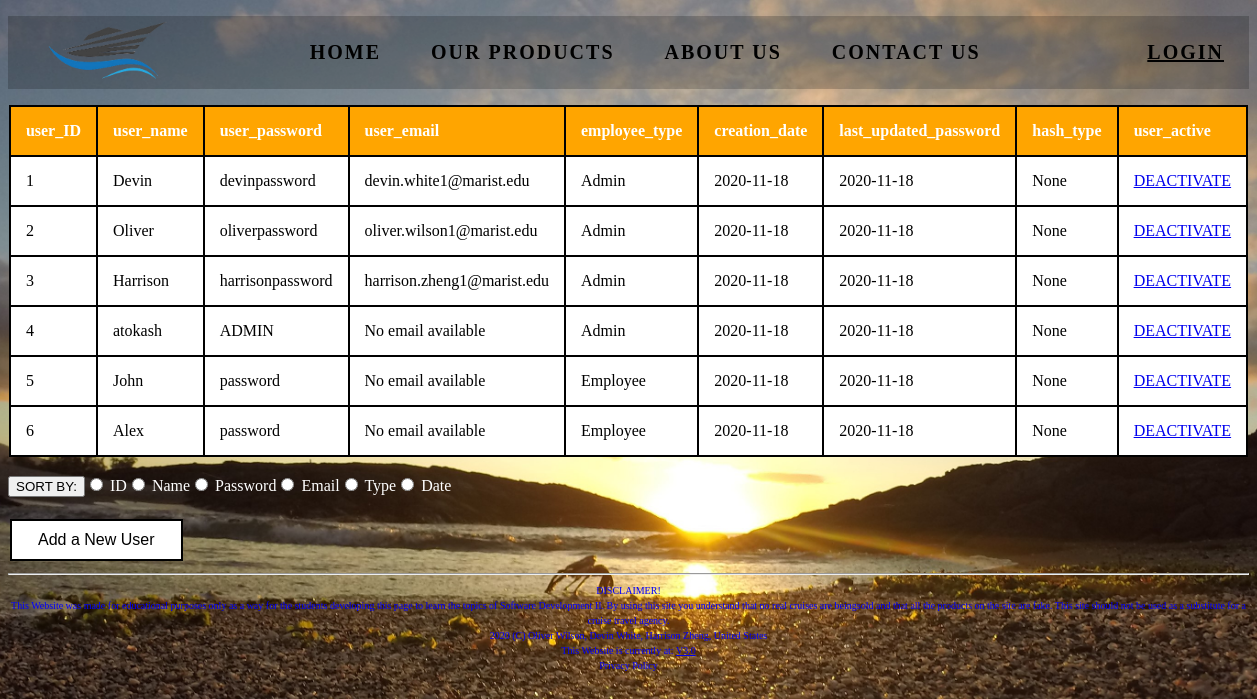
The page /HTML/AdminUserTable.php on the database its author committed.
### tables this page shows
CREATE TABLE T18_Users (
    user_ID INT PRIMARY KEY auto_increment,
    user_name VARCHAR(20) NOT NULL,
    user_password VARCHAR(50) NOT NULL,
    user_email VARCHAR(30) DEFAULT "No email available",
    employee_type ENUM ("Admin", "Employee") NOT NULL,
    creation_date DATE,
    last_updated_password DATE,
    hash_type VARCHAR(20) DEFAULT("None"),
    user_active ENUM("Y", "N") NOT NULL DEFAULT "Y"
);

### HTML/AdminUserTable.php (the view, shortened to what this page needs)
<!DOCTYPE html>
<html lang="en">
<head>
</head>
<body style="background-color: lightgray;">
<?php
	require "SCnavbar.php";
?>
<?php
	require ("connect_db.php");
?>
<?php
	echo "<table border=1>";
		echo "<tr>";
	$table="T18_Users";
	$q="EXPLAIN $table";
	$r=mysqli_query($dbc, $q);
	if (isset($_POST['sort'])) {
		$sort_type=$_POST['sort'];
	}
	else {
		$sort_type="User_ID";
	}
	if ($r) {
		while ($row=mysqli_fetch_array($r, MYSQLI_NUM)) {
			echo "<TH>" . $row[0] . "</TH>";
		}
		echo "</tr>";
	}
	else {
		echo "<p>" . mysqli_error($dbc) . "</p>";
	}
	$q="SELECT * FROM $table
			WHERE user_active='Y'
			ORDER BY $sort_type";
	$r=mysqli_query($dbc, $q);
		echo "<tr>";
	if ($r) {
		while ($row=mysqli_fetch_array($r, MYSQLI_NUM)) {
			for ($x=0; $x < 9; $x++) {
				if ($x == 8) {
					echo "<td> <a href='DeleteUserRow.php?user_ID=" . $row[0] . "'> DEACTIVATE </a> </td>";
					break;
				}
				echo "<td>" . $row[$x] . "</td>";
			}
			echo "</tr>";
		}
	}
	echo "</table>";
	echo "<form style='color: white;' action='AdminUserTable.php' method='POST'>";
		echo "<br> <input type='submit' value='SORT BY:'>";
		echo "<input type='radio' name='sort' value='User_Id'>		  	ID";
		echo "<input type='radio' name='sort' value='User_name'>			Name";
		echo "<input type='radio' name='sort' value='User_Password'>	Password";
		echo "<input type='radio' name='sort' value='User_email'>	  	Email";
		echo "<input type='radio' name='sort' value='employee_type'>	Type";
		echo "<input type='radio' name='sort' value='creation_date'>	Date";
	echo "</form>";
	echo "<br><form action='AddRowUser.php'>";
		echo "<button class='button button1' onclick=> Add a New User </button>";
	echo "</form>";
?>
<hr>
<?php
	include "SCfooter.php";
?>
<br>
</body>
</html>

### HTML/AdminUserTable.php (style rules this page uses)
body { background: url(Crab.jpg) no-repeat; background-size: cover; height: 100vh; background-position: center; }
table, td { margin-right:auto; margin-left: auto; border:2px solid black; border-collapse:collapse; padding: 15px; text-align: left; background-color: white; }
th { margin-right:auto; margin-left: auto; border:2px solid black; border-collapse:collapse; padding: 15px; text-align: left; background-color: orange; color:white; }
.button { border: none; color: white; padding: 10px 26px; text-align: center; text-decoration: none; display: inline-block; font-size: 16px; margin: 4px 2px; transition-duration: 0.4s; cursor: pointer; }
.button1 { background-color: white; color: black; border: 2px solid black; }

### rows shown on the page
t18_users: user_ID "1", user_name "Devin", user_password "devinpassword", user_email "devin.white1@marist.edu", employee_type "Admin", creation_date "2020-11-18", last_updated_password "2020-11-18", hash_type "None"
t18_users: user_ID "2", user_name "Oliver", user_password "oliverpassword", user_email "oliver.wilson1@marist.edu", employee_type "Admin", creation_date "2020-11-18", last_updated_password "2020-11-18", hash_type "None"
t18_users: user_ID "3", user_name "Harrison", user_password "harrisonpassword", user_email "harrison.zheng1@marist.edu", employee_type "Admin", creation_date "2020-11-18", last_updated_password "2020-11-18", hash_type "None"
t18_users: user_ID "4", user_name "atokash", user_password "ADMIN", user_email "No email available", employee_type "Admin", creation_date "2020-11-18", last_updated_password "2020-11-18", hash_type "None"
t18_users: user_ID "5", user_name "John", user_password "password", user_email "No email available", employee_type "Employee", creation_date "2020-11-18", last_updated_password "2020-11-18", hash_type "None"
t18_users: user_ID "6", user_name "Alex", user_password "password", user_email "No email available", employee_type "Employee", creation_date "2020-11-18", last_updated_password "2020-11-18", hash_type "None"

### other values the page prints
$row[0] "user_ID"
$row[0] "user_name"
$row[0] "user_password"
$row[0] "user_email"
$row[0] "employee_type"
$row[0] "creation_date"
$row[0] "last_updated_password"
$row[0] "hash_type"
$row[0] "user_active"
FILE_AUTHOR "Oliver Wilson, Devin White, Harrison Zheng"
